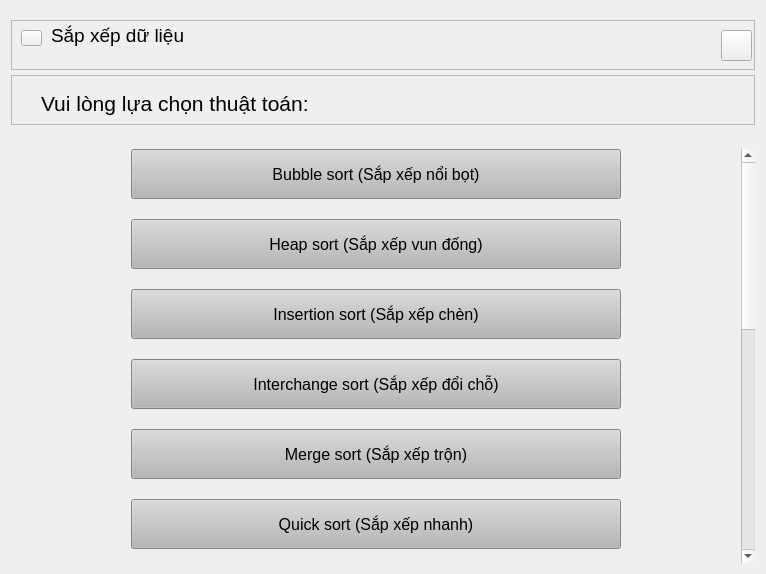
<?xml version="1.0" encoding="UTF-8"?>
<ui version="4.0">
 <class>chooseSort</class>
 <widget class="QWidget" name="chooseSort">
  <property name="geometry">
   <rect>
    <x>0</x>
    <y>0</y>
    <width>766</width>
    <height>574</height>
   </rect>
  </property>
  <property name="windowTitle">
   <string>Form</string>
  </property>
  <layout class="QVBoxLayout" name="verticalLayout_2">
   <item>
    <layout class="QVBoxLayout" name="verticalLayout">
     <property name="spacing">
      <number>5</number>
     </property>
     <property name="topMargin">
      <number>9</number>
     </property>
     <property name="bottomMargin">
      <number>18</number>
     </property>
     <item>
      <widget class="QFrame" name="frame_2">
       <property name="minimumSize">
        <size>
         <width>50</width>
         <height>50</height>
        </size>
       </property>
       <property name="font">
        <font>
         <pointsize>12</pointsize>
        </font>
       </property>
       <property name="frameShape">
        <enum>QFrame::Shape::StyledPanel</enum>
       </property>
       <property name="frameShadow">
        <enum>QFrame::Shadow::Raised</enum>
       </property>
       <widget class="QPushButton" name="btn_goHome">
        <property name="enabled">
         <bool>true</bool>
        </property>
        <property name="geometry">
         <rect>
          <x>710</x>
          <y>10</y>
          <width>31</width>
          <height>31</height>
         </rect>
        </property>
        <property name="font">
         <font>
          <pointsize>12</pointsize>
         </font>
        </property>
        <property name="cursor">
         <cursorShape>PointingHandCursor</cursorShape>
        </property>
        <property name="autoFillBackground">
         <bool>false</bool>
        </property>
        <property name="styleSheet">
         <string notr="true">border-image: url(:/image/image/home_icon.png);</string>
        </property>
        <property name="text">
         <string/>
        </property>
       </widget>
       <widget class="QPushButton" name="btn_goBack_choosesort">
        <property name="geometry">
         <rect>
          <x>10</x>
          <y>10</y>
          <width>21</width>
          <height>16</height>
         </rect>
        </property>
        <property name="font">
         <font>
          <pointsize>12</pointsize>
         </font>
        </property>
        <property name="cursor">
         <cursorShape>PointingHandCursor</cursorShape>
        </property>
        <property name="styleSheet">
         <string notr="true">border-image: url(:/image/image/back.png);</string>
        </property>
        <property name="text">
         <string/>
        </property>
       </widget>
       <widget class="QLabel" name="lblMainSort">
        <property name="geometry">
         <rect>
          <x>40</x>
          <y>0</y>
          <width>201</width>
          <height>31</height>
         </rect>
        </property>
        <property name="font">
         <font>
          <pointsize>14</pointsize>
         </font>
        </property>
        <property name="text">
         <string>Sắp xếp dữ liệu</string>
        </property>
        <property name="alignment">
         <set>Qt::AlignmentFlag::AlignLeading|Qt::AlignmentFlag::AlignLeft|Qt::AlignmentFlag::AlignVCenter</set>
        </property>
       </widget>
      </widget>
     </item>
     <item>
      <widget class="QFrame" name="frame">
       <property name="minimumSize">
        <size>
         <width>50</width>
         <height>50</height>
        </size>
       </property>
       <property name="font">
        <font>
         <pointsize>12</pointsize>
        </font>
       </property>
       <property name="frameShape">
        <enum>QFrame::Shape::StyledPanel</enum>
       </property>
       <property name="frameShadow">
        <enum>QFrame::Shadow::Raised</enum>
       </property>
       <widget class="QLabel" name="label">
        <property name="geometry">
         <rect>
          <x>30</x>
          <y>20</y>
          <width>380</width>
          <height>21</height>
         </rect>
        </property>
        <property name="font">
         <font>
          <pointsize>16</pointsize>
         </font>
        </property>
        <property name="text">
         <string>Vui lòng lựa chọn thuật toán:</string>
        </property>
        <property name="alignment">
         <set>Qt::AlignmentFlag::AlignBottom|Qt::AlignmentFlag::AlignLeading|Qt::AlignmentFlag::AlignLeft</set>
        </property>
       </widget>
      </widget>
     </item>
    </layout>
   </item>
   <item>
    <widget class="QScrollArea" name="scrollArea">
     <property name="font">
      <font>
       <pointsize>12</pointsize>
      </font>
     </property>
     <property name="frameShape">
      <enum>QFrame::Shape::NoFrame</enum>
     </property>
     <property name="verticalScrollBarPolicy">
      <enum>Qt::ScrollBarPolicy::ScrollBarAlwaysOn</enum>
     </property>
     <property name="widgetResizable">
      <bool>true</bool>
     </property>
     <widget class="QWidget" name="scrollAreaWidgetContents">
      <property name="geometry">
       <rect>
        <x>0</x>
        <y>0</y>
        <width>731</width>
        <height>980</height>
       </rect>
      </property>
      <layout class="QGridLayout" name="gridLayout">
       <property name="sizeConstraint">
        <enum>QLayout::SizeConstraint::SetMinAndMaxSize</enum>
       </property>
       <property name="leftMargin">
        <number>20</number>
       </property>
       <property name="topMargin">
        <number>0</number>
       </property>
       <property name="rightMargin">
        <number>20</number>
       </property>
       <property name="bottomMargin">
        <number>0</number>
       </property>
       <property name="horizontalSpacing">
        <number>6</number>
       </property>
       <property name="verticalSpacing">
        <number>20</number>
       </property>
       <item row="8" column="1">
        <widget class="QPushButton" name="btn_Sort_8">
         <property name="sizePolicy">
          <sizepolicy hsizetype="Minimum" vsizetype="Minimum">
           <horstretch>0</horstretch>
           <verstretch>0</verstretch>
          </sizepolicy>
         </property>
         <property name="minimumSize">
          <size>
           <width>300</width>
           <height>50</height>
          </size>
         </property>
         <property name="font">
          <font>
           <pointsize>12</pointsize>
          </font>
         </property>
         <property name="cursor">
          <cursorShape>PointingHandCursor</cursorShape>
         </property>
         <property name="styleSheet">
          <string notr="true">background-color: rgb(182, 182, 182);</string>
         </property>
         <property name="text">
          <string>Shell sort (Sắp xếp vỏ sò)</string>
         </property>
        </widget>
       </item>
       <item row="7" column="1">
        <widget class="QPushButton" name="btn_Sort_7">
         <property name="sizePolicy">
          <sizepolicy hsizetype="Minimum" vsizetype="Minimum">
           <horstretch>0</horstretch>
           <verstretch>0</verstretch>
          </sizepolicy>
         </property>
         <property name="minimumSize">
          <size>
           <width>300</width>
           <height>50</height>
          </size>
         </property>
         <property name="font">
          <font>
           <pointsize>12</pointsize>
          </font>
         </property>
         <property name="cursor">
          <cursorShape>PointingHandCursor</cursorShape>
         </property>
         <property name="styleSheet">
          <string notr="true">background-color: rgb(182, 182, 182);</string>
         </property>
         <property name="text">
          <string>Selection sort (Sắp xếp chọn)</string>
         </property>
        </widget>
       </item>
       <item row="10" column="1">
        <widget class="QPushButton" name="btn_Sort_10">
         <property name="sizePolicy">
          <sizepolicy hsizetype="Minimum" vsizetype="Minimum">
           <horstretch>0</horstretch>
           <verstretch>0</verstretch>
          </sizepolicy>
         </property>
         <property name="minimumSize">
          <size>
           <width>300</width>
           <height>50</height>
          </size>
         </property>
         <property name="font">
          <font>
           <pointsize>12</pointsize>
          </font>
         </property>
         <property name="cursor">
          <cursorShape>PointingHandCursor</cursorShape>
         </property>
         <property name="styleSheet">
          <string notr="true">background-color: rgb(182, 182, 182);</string>
         </property>
         <property name="text">
          <string>Radix sort (Sắp xếp theo cơ số)</string>
         </property>
        </widget>
       </item>
       <item row="4" column="1">
        <widget class="QPushButton" name="btn_Sort_4">
         <property name="sizePolicy">
          <sizepolicy hsizetype="Minimum" vsizetype="Minimum">
           <horstretch>0</horstretch>
           <verstretch>0</verstretch>
          </sizepolicy>
         </property>
         <property name="minimumSize">
          <size>
           <width>300</width>
           <height>50</height>
          </size>
         </property>
         <property name="font">
          <font>
           <pointsize>12</pointsize>
          </font>
         </property>
         <property name="cursor">
          <cursorShape>PointingHandCursor</cursorShape>
         </property>
         <property name="styleSheet">
          <string notr="true">background-color: rgb(182, 182, 182);
</string>
         </property>
         <property name="text">
          <string>Interchange sort (Sắp xếp đổi chỗ)</string>
         </property>
        </widget>
       </item>
       <item row="14" column="1">
        <widget class="QPushButton" name="btn_Sort_14">
         <property name="minimumSize">
          <size>
           <width>300</width>
           <height>50</height>
          </size>
         </property>
         <property name="font">
          <font>
           <pointsize>12</pointsize>
          </font>
         </property>
         <property name="cursor">
          <cursorShape>PointingHandCursor</cursorShape>
         </property>
         <property name="styleSheet">
          <string notr="true">background-color: rgb(182, 182, 182);</string>
         </property>
         <property name="text">
          <string>Cube sort (Sắp xếp song song)</string>
         </property>
        </widget>
       </item>
       <item row="2" column="0">
        <spacer name="horizontalSpacer">
         <property name="orientation">
          <enum>Qt::Orientation::Horizontal</enum>
         </property>
         <property name="sizeType">
          <enum>QSizePolicy::Policy::Fixed</enum>
         </property>
         <property name="sizeHint" stdset="0">
          <size>
           <width>100</width>
           <height>20</height>
          </size>
         </property>
        </spacer>
       </item>
       <item row="5" column="1">
        <widget class="QPushButton" name="btn_Sort_5">
         <property name="sizePolicy">
          <sizepolicy hsizetype="Minimum" vsizetype="Minimum">
           <horstretch>0</horstretch>
           <verstretch>0</verstretch>
          </sizepolicy>
         </property>
         <property name="minimumSize">
          <size>
           <width>300</width>
           <height>50</height>
          </size>
         </property>
         <property name="font">
          <font>
           <pointsize>12</pointsize>
          </font>
         </property>
         <property name="cursor">
          <cursorShape>PointingHandCursor</cursorShape>
         </property>
         <property name="styleSheet">
          <string notr="true">background-color: rgb(182, 182, 182);</string>
         </property>
         <property name="text">
          <string>Merge sort (Sắp xếp trộn)</string>
         </property>
        </widget>
       </item>
       <item row="15" column="1">
        <spacer name="verticalSpacer">
         <property name="font">
          <font>
           <pointsize>12</pointsize>
          </font>
         </property>
         <property name="orientation">
          <enum>Qt::Orientation::Vertical</enum>
         </property>
         <property name="sizeHint" stdset="0">
          <size>
           <width>20</width>
           <height>40</height>
          </size>
         </property>
        </spacer>
       </item>
       <item row="11" column="1">
        <widget class="QPushButton" name="btn_Sort_11">
         <property name="sizePolicy">
          <sizepolicy hsizetype="Minimum" vsizetype="Minimum">
           <horstretch>0</horstretch>
           <verstretch>0</verstretch>
          </sizepolicy>
         </property>
         <property name="minimumSize">
          <size>
           <width>300</width>
           <height>50</height>
          </size>
         </property>
         <property name="font">
          <font>
           <pointsize>12</pointsize>
          </font>
         </property>
         <property name="cursor">
          <cursorShape>PointingHandCursor</cursorShape>
         </property>
         <property name="styleSheet">
          <string notr="true">background-color: rgb(182, 182, 182);</string>
         </property>
         <property name="text">
          <string>Bucket sort (Sắp xếp thùng)</string>
         </property>
        </widget>
       </item>
       <item row="1" column="1">
        <widget class="QPushButton" name="btn_Sort_1">
         <property name="sizePolicy">
          <sizepolicy hsizetype="Minimum" vsizetype="Minimum">
           <horstretch>0</horstretch>
           <verstretch>0</verstretch>
          </sizepolicy>
         </property>
         <property name="minimumSize">
          <size>
           <width>300</width>
           <height>50</height>
          </size>
         </property>
         <property name="font">
          <font>
           <pointsize>12</pointsize>
          </font>
         </property>
         <property name="cursor">
          <cursorShape>PointingHandCursor</cursorShape>
         </property>
         <property name="styleSheet">
          <string notr="true">background-color: rgb(182, 182, 182);</string>
         </property>
         <property name="text">
          <string>Bubble sort (Sắp xếp nổi bọt)</string>
         </property>
        </widget>
       </item>
       <item row="13" column="1">
        <widget class="QPushButton" name="btn_Sort_13">
         <property name="sizePolicy">
          <sizepolicy hsizetype="Preferred" vsizetype="Preferred">
           <horstretch>0</horstretch>
           <verstretch>0</verstretch>
          </sizepolicy>
         </property>
         <property name="minimumSize">
          <size>
           <width>300</width>
           <height>50</height>
          </size>
         </property>
         <property name="font">
          <font>
           <pointsize>12</pointsize>
          </font>
         </property>
         <property name="cursor">
          <cursorShape>PointingHandCursor</cursorShape>
         </property>
         <property name="styleSheet">
          <string notr="true">background-color: rgb(182, 182, 182);</string>
         </property>
         <property name="text">
          <string>Shaker Sort (Sắp xếp cocktai)</string>
         </property>
        </widget>
       </item>
       <item row="3" column="1">
        <widget class="QPushButton" name="btn_Sort_3">
         <property name="sizePolicy">
          <sizepolicy hsizetype="Minimum" vsizetype="Minimum">
           <horstretch>0</horstretch>
           <verstretch>0</verstretch>
          </sizepolicy>
         </property>
         <property name="minimumSize">
          <size>
           <width>300</width>
           <height>50</height>
          </size>
         </property>
         <property name="font">
          <font>
           <pointsize>12</pointsize>
          </font>
         </property>
         <property name="cursor">
          <cursorShape>PointingHandCursor</cursorShape>
         </property>
         <property name="styleSheet">
          <string notr="true">background-color: rgb(182, 182, 182);</string>
         </property>
         <property name="text">
          <string>Insertion sort (Sắp xếp chèn)</string>
         </property>
        </widget>
       </item>
       <item row="12" column="1">
        <widget class="QPushButton" name="btn_Sort_12">
         <property name="sizePolicy">
          <sizepolicy hsizetype="Minimum" vsizetype="Minimum">
           <horstretch>0</horstretch>
           <verstretch>0</verstretch>
          </sizepolicy>
         </property>
         <property name="minimumSize">
          <size>
           <width>300</width>
           <height>50</height>
          </size>
         </property>
         <property name="font">
          <font>
           <pointsize>12</pointsize>
          </font>
         </property>
         <property name="cursor">
          <cursorShape>PointingHandCursor</cursorShape>
         </property>
         <property name="styleSheet">
          <string notr="true">background-color: rgb(182, 182, 182);</string>
         </property>
         <property name="text">
          <string>Flash sort (Sắp xếp phân phối)</string>
         </property>
        </widget>
       </item>
       <item row="6" column="1">
        <widget class="QPushButton" name="btn_Sort_6">
         <property name="sizePolicy">
          <sizepolicy hsizetype="Minimum" vsizetype="Minimum">
           <horstretch>0</horstretch>
           <verstretch>0</verstretch>
          </sizepolicy>
         </property>
         <property name="minimumSize">
          <size>
           <width>300</width>
           <height>50</height>
          </size>
         </property>
         <property name="font">
          <font>
           <pointsize>12</pointsize>
          </font>
         </property>
         <property name="cursor">
          <cursorShape>PointingHandCursor</cursorShape>
         </property>
         <property name="styleSheet">
          <string notr="true">background-color: rgb(182, 182, 182);</string>
         </property>
         <property name="text">
          <string>Quick sort (Sắp xếp nhanh)</string>
         </property>
        </widget>
       </item>
       <item row="9" column="1">
        <widget class="QPushButton" name="btn_Sort_9">
         <property name="sizePolicy">
          <sizepolicy hsizetype="Minimum" vsizetype="Minimum">
           <horstretch>0</horstretch>
           <verstretch>0</verstretch>
          </sizepolicy>
         </property>
         <property name="minimumSize">
          <size>
           <width>300</width>
           <height>50</height>
          </size>
         </property>
         <property name="font">
          <font>
           <pointsize>12</pointsize>
          </font>
         </property>
         <property name="cursor">
          <cursorShape>PointingHandCursor</cursorShape>
         </property>
         <property name="styleSheet">
          <string notr="true">background-color: rgb(182, 182, 182);</string>
         </property>
         <property name="text">
          <string>Counting Sort (Sắp xếp đếm)</string>
         </property>
        </widget>
       </item>
       <item row="2" column="1">
        <widget class="QPushButton" name="btn_Sort_2">
         <property name="sizePolicy">
          <sizepolicy hsizetype="Minimum" vsizetype="Minimum">
           <horstretch>0</horstretch>
           <verstretch>0</verstretch>
          </sizepolicy>
         </property>
         <property name="minimumSize">
          <size>
           <width>300</width>
           <height>50</height>
          </size>
         </property>
         <property name="font">
          <font>
           <pointsize>12</pointsize>
          </font>
         </property>
         <property name="cursor">
          <cursorShape>PointingHandCursor</cursorShape>
         </property>
         <property name="styleSheet">
          <string notr="true">background-color: rgb(182, 182, 182);</string>
         </property>
         <property name="text">
          <string>Heap sort (Sắp xếp vun đống)</string>
         </property>
        </widget>
       </item>
       <item row="2" column="2">
        <spacer name="horizontalSpacer_2">
         <property name="orientation">
          <enum>Qt::Orientation::Horizontal</enum>
         </property>
         <property name="sizeType">
          <enum>QSizePolicy::Policy::Fixed</enum>
         </property>
         <property name="sizeHint" stdset="0">
          <size>
           <width>100</width>
           <height>20</height>
          </size>
         </property>
        </spacer>
       </item>
      </layout>
     </widget>
    </widget>
   </item>
  </layout>
 </widget>
 <resources/>
 <connections/>
</ui>
